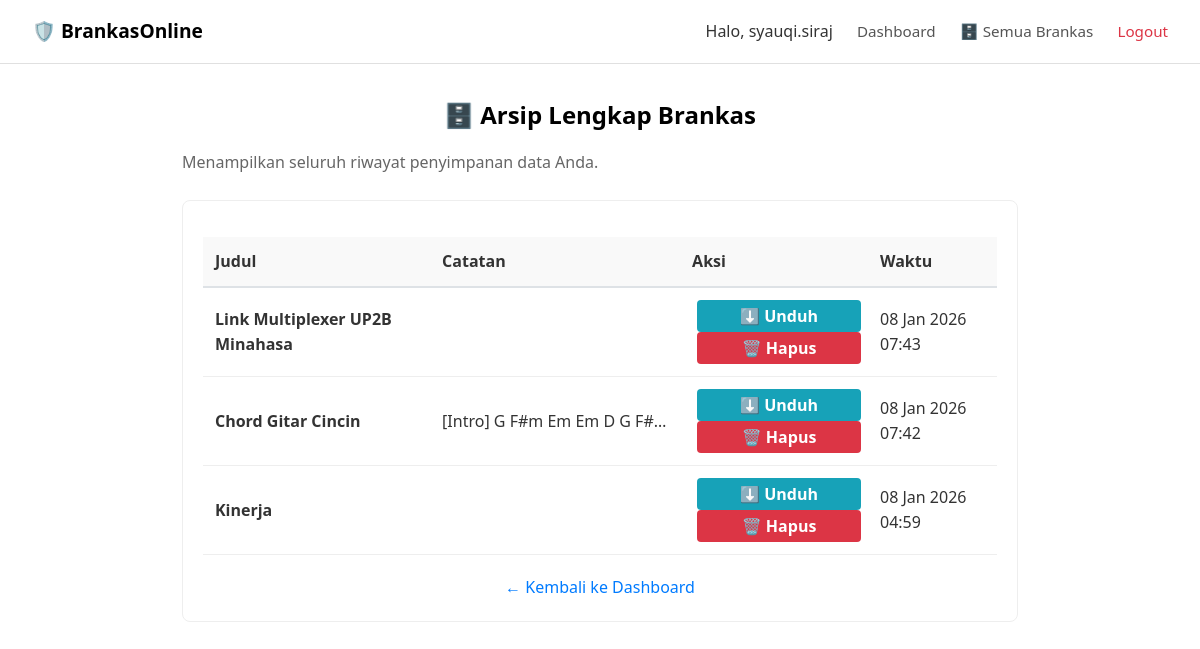
Screenshot of /brankas_list/semua/ (signed in) with the database file from the repository.
### posts/models.py (models this page shows, shortened)
class Brankas(models.Model):
    user = models.ForeignKey(User, on_delete=models.CASCADE)
    judul = models.CharField(max_length=200)
    catatan = models.TextField(blank=True, null=True)
    file_rahasia = models.FileField(
        upload_to=user_dir,
        validators=[validasi_file],
        blank=True, null=True
        )
    waktu_dibuat = models.DateTimeField(auto_now_add=True)

### posts/views.py (the view)
# urls.py: path('brankas_list/semua/', views.brankas_list_view, name=('brankas_list'))
@never_cache
@login_required(login_url='login')
def brankas_list_view(request):
    semua_data = Brankas.objects.filter(user=request.user).order_by('-waktu_dibuat')
    context = {
        'files': semua_data
    }
    return render(request, 'brankas_list.html', context)

### templates/brankas_list.html (shortened to what this page needs)
{% extends 'layout.html' %}
{% block content %}
<div>
    <h2 class="dashboard-title">🗄️ Arsip Lengkap Brankas</h2>
    <p>Menampilkan seluruh riwayat penyimpanan data Anda.</p>
    <div class="dashboard-card">
        {% if files %}
            <div style="overflow-x: auto;">
                <table style="width: 100%; border-collapse: collapse;">
                    <thead>
                        <tr style="background-color: #f8f9fa; border-bottom: 2px solid #dee2e6;">
                            <th style="padding: 12px; text-align: left;">Judul</th>
                            <th style="padding: 12px; text-align: left;">Catatan</th>
                            <th style="padding: 12px; text-align: left;">Aksi</th>
                            <th style="padding: 12px; text-align: left;">Waktu</th>
                        </tr>
                    </thead>
                    <tbody>
                        {% for item in files %}
                        <tr style="border-bottom: 1px solid #dee2e6;">
                            <td style="padding: 12px;"><strong>{{ item.judul }}</strong></td>
                            <td style="padding: 12px; max-width: 250px; white-space: nowrap; overflow: hidden; text-overflow: ellipsis;">
                                {{ item.catatan }}
                            </td>
                            <td style="padding: 12px;">
                                <a href="{% url 'download_brankas' item.id %}" style="text-decoration: none;">
                                    <button style="background-color: #17a2b8; color: white; border: none; padding: 5px 10px; cursor: pointer; margin-left: 5px; border-radius: 4px;">
                                        ⬇️ Unduh
                                    </button>
                                </a>
                                <button onclick="bukaModal('{{ item.id }}', '{{ item.judul | escapejs }}')"
                                        style="background-color: #dc3545; color: white; border: none; padding: 5px 10px; cursor: pointer; margin-left: 5px; border-radius: 4px;">
                                    🗑️ Hapus
                                </button>
                            </td>
                            <td style="padding: 12px;">{{ item.waktu_dibuat|date:"d M Y H:i" }}</td>
                        </tr>
                        {% endfor %}
                    </tbody>
                </table>
            </div>
        {% else %}
            <p class="text-center" style="margin-top: 20px;">
                <em>Belum ada data sama sekali.</em>
            </p>
        {% endif %}
        <div style="margin-top: 20px; text-align: center;">
            <a href="{% url 'dashboard' %}" style="text-decoration: none; color: #007bff;">&larr; Kembali ke Dashboard</a>
        </div>
    </div>
</div>
{% endblock %}

### templates/layout.html (shortened to what this page needs)
<!DOCTYPE html>
{% load static %}
<html lang="id">
<head>
    <link rel="stylesheet" href="{% static 'css/style.css' %}">
</head>
<body>
    <nav>
        <span href="/" class="brand">🛡️ BrankasOnline</span>
        <div>
            {% if user.is_authenticated %}
                <span>Halo, {{ user.username }}</span>
                <a href="{% url 'dashboard' %}">Dashboard</a>
                <a href="{% url 'brankas_list' %}">🗄️ Semua Brankas</a>
                <a href="#" onclick="konfirmasiLogout(event)" style="color: #dc3545;">Logout</a>
            {% else %}
                <a href="{% url 'login' %}">Login</a>
                <a href="{% url 'register' %}">Daftar</a>
            {% endif %}
        </div>
    </nav>
    <main>
        {% block content %}
        {% endblock %}
    </main>
</body>
</html>

### static/css/style.css (style rules this page uses)
* { margin: 0; padding: 0; box-sizing: border-box; font-family: 'Segoe UI', Arial, sans-serif; }
body { background-color: #ffffff; color: #333333; line-height: 1.6; display: flex; flex-direction: column; min-height: 100vh; }
nav { background-color: #ffffff; border-bottom: 1px solid #e0e0e0; padding: 1rem 2rem; display: flex; justify-content: space-between; align-items: center; }
nav .brand { font-weight: bold; font-size: 1.2rem; color: #000; text-decoration: none; }
nav a { text-decoration: none; color: #555; margin-left: 20px; font-size: 0.95rem; }
main { flex: 1; padding: 2rem; width: 100%; max-width: 900px; margin: 0 auto; }
h2, h3 { margin-bottom: 1rem; color: #000; }
h2 { text-align: center; }
p { color: #666; margin-bottom: 1.5rem; }
button { width: 100%; padding: 12px; background-color: #000; color: #fff; border: none; border-radius: 4px; cursor: pointer; font-size: 1rem; font-weight: 600; transition: opacity 0.2s; }
.dashboard-card { margin-top: 20px; border: 1px solid #eee; padding: 20px; border-radius: 8px; }
table { width: 100%; border-collapse: collapse; margin-top: 1rem; }
th, td { padding: 12px; border-bottom: 1px solid #eee; text-align: left; }
th { background-color: #f9f9f9; font-weight: 600; }

### rows the page displays
Brankas: judul "Link Multiplexer UP2B Minahasa", waktu_dibuat "08 Jan 2026 07:43"
Brankas: judul "Chord Gitar Cincin", catatan "[Intro] G F#m Em Em D G F#…", waktu_dibuat "08 Jan 2026 07:42"
Brankas: judul "Kinerja", waktu_dibuat "08 Jan 2026 04:59"

### other values shown
{{ user.username }} "syauqi.siraj"
